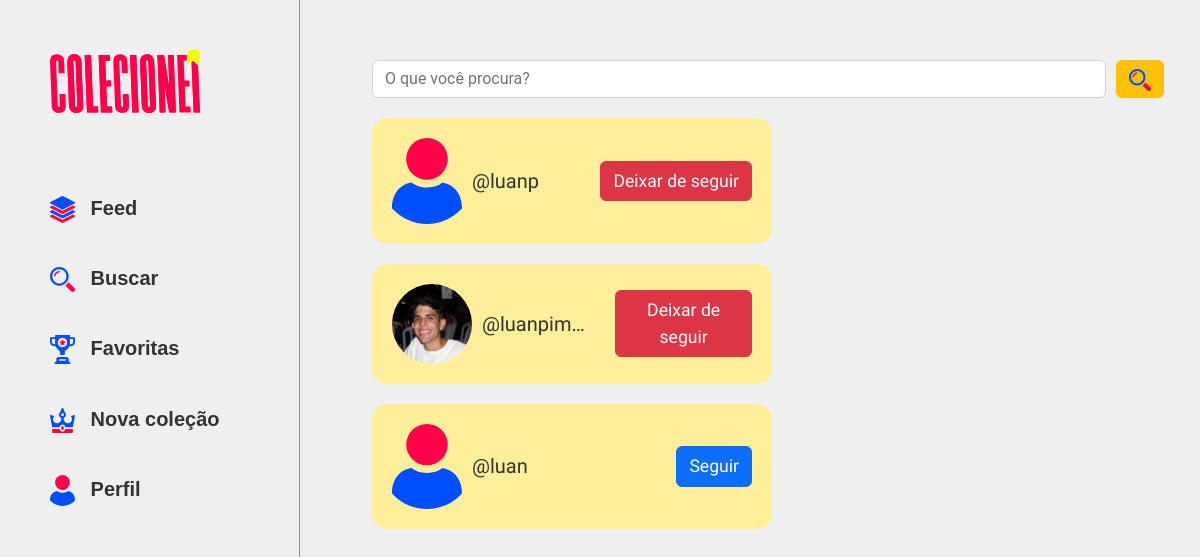
/buscar?buscar=luan (signed in), run on the app's committed database.
### usuarios/models.py (models this page shows, shortened)
class Usuario(AbstractUser):
    DEFAULT_PHOTO_PATH = "static 'assets/icones/coroa.svg'"
    nome_completo = models.CharField(max_length=255, blank=True)
    biografia = models.TextField(blank=True)
    photo = models.ImageField(upload_to=upload_to, blank=True)
    birth_date = models.DateField(blank=True, null=True)
    seguindo = models.ManyToManyField('self', related_name='+', symmetrical=False, blank=True)
    seguidores = models.ManyToManyField('self', related_name='+', symmetrical=False, blank=True)
    colecoes_salvas = models.ManyToManyField('colecoes.Colecao', related_name='usuarios_que_salvaram')
    def esta_seguindo(self, usuario):
        return self.seguindo.filter(id=usuario.id).exists()

### colecoes/views.py (the view)
# urls.py: path('buscar', buscar, name='buscar'),
def buscar(request):
    if not request.user.is_authenticated:
        messages.error(request, 'Usuário não logado')
        return redirect('login')
    query = request.GET.get('buscar')
    if query:
        usuarios = Usuario.objects.filter(username__icontains=query)
        colecoes = Colecao.objects.filter(nome__icontains=query)
        itens = Item.objects.filter(nome__icontains=query)
        busca = Busca.objects.filter(usuario=request.user, query=query).order_by('-data_hora').first()
        if busca is None:
            busca = Busca.objects.create(usuario=request.user, query=query)
        else:
            busca.data_hora = timezone.now()
            busca.save()
    else:
        usuarios = Usuario.objects.none()
        colecoes = Colecao.objects.none()
        itens = Item.objects.none()
    icone = icone_aleatorio()
    for usuario in usuarios:
        usuario.esta_seguindo = request.user.esta_seguindo(usuario)
    historico_busca = Busca.objects.filter(usuario=request.user).order_by('-data_hora')
    return render(request, 'colecoes/busca.html', {'user': request.user, 'usuarios': usuarios, 'colecoes': colecoes, 'itens': itens, 'icone_aleatorio': icone, 'historico_busca': historico_busca})

### colecoes/views.py (called while the page is built)
def icone_aleatorio():
    icones = ['fantasma.svg', 'caveira.svg', 'foguete.svg']
    icone_aleatorio = choice(icones)
    return icone_aleatorio

### templates/colecoes/busca.html (shortened to what this page needs)
{% load static %}
<!DOCTYPE html>
<html lang="en">
<head>
    <link href="https://cdn.jsdelivr.net/npm/bootstrap@5.2.2/dist/css/bootstrap.min.css" rel="stylesheet"
>
    <link rel="stylesheet" href="{% static 'styles/colecoes/busca.css' %}">
</head>
<body class="corpo">
    <div>
        {% include 'partials/_header.html' %}
    </div>
    <section class="corpo_pagina">
        <form id="form-busca" action="{% url 'buscar' %}" class="form-inline my-2 my-lg-0" style="display: flex;">
            <input id="input-busca" class="form-control mr-sm-2 busca__input" type="search" name="buscar" placeholder="O que você procura?" aria-label="Buscar">
            <button class="btn btn-warning my-2 my-sm-0" type="submit" style="width: 50px; margin-left: 10px;">
                <img class="busca__icone" src="{% static 'assets/icones/lupa.svg' %}" alt="ícone de search">
            </button>
        </form>
        <div class="resultados_busca">
            {% for usuario in usuarios %}
                <div class="clicavel card_perfil" data-url="{% url 'perfil' usuario.id %}" style="width: 400px; display: flex; background-color: rgb(255 239 154); margin-top: 20px; margin-bottom: 10px; padding: 20px; border-radius: 15px;">
                    {% if usuario.photo %}
                        <img src="{{ usuario.photo.url }}" class="card-img-top" alt="{{ usuario.username }}" style="width: 80px; height: 100%; border-radius: 45px;">
                    {% else %}
                        <img src="{% static 'assets/icones/perfil.svg' %}" class="card-img-top" alt="{{ usuario.username }}" style="width: 70px; height: 100%;">
                    {% endif %}
                    <div class="card-body" style="display: flex; align-items: center; justify-content: space-between;">
                        <h5 class="card-title" style="margin-right: 20px; margin-left: 10px;">
                            @{{ usuario.username }}
                        </h5>
                        {% if not usuario.esta_seguindo %}
                            <a href="{% url 'seguir_usuario' usuario.id %}" class="btn btn-primary stop-propagation">Seguir</a>
                        {% else %}
                            <a href="{% url 'deixar_seguir_usuario' usuario.id %}" class="btn btn-danger stop-propagation">Deixar de seguir</a>
                        {% endif %}
                    </div>
                </div>
            {% endfor %}
        </div>
    </section>
</body>
</html>

### setup/static/styles/colecoes/busca.css (style rules this page uses)
h1, h2, h3, h4, h5, h6 { font-family: "Sora", sans-serif; font-optical-sizing: auto; font-weight: 500; font-style: normal; text-overflow: ellipsis; overflow: hidden; white-space: nowrap; display: block; }
p, a { font-family: "Barlow Semi Condensed", sans-serif!important; font-weight: 400!important; font-style: normal!important; font-size: 1.1rem!important; text-overflow: ellipsis!important; overflow: hidden!important; }
.corpo { background-color: #EFEFEF; font-family: 'Roboto', sans-serif; font-size: 14px; color: #333; margin: 0; padding: 0; overflow-x: hidden; display: flex; }
.corpo_pagina { width: 100%; height: 100vh; padding-left: 6%; padding-right: 3%; padding-top: 5%; overflow: auto; display: flex; flex-direction: column; }

### data on the page
Usuario: username "luanp", shows "Deixar de seguir"
Usuario: photo (picture), username "luanpim…", shows "Deixar de seguir"
Usuario: username "luan", shows "Seguir"
